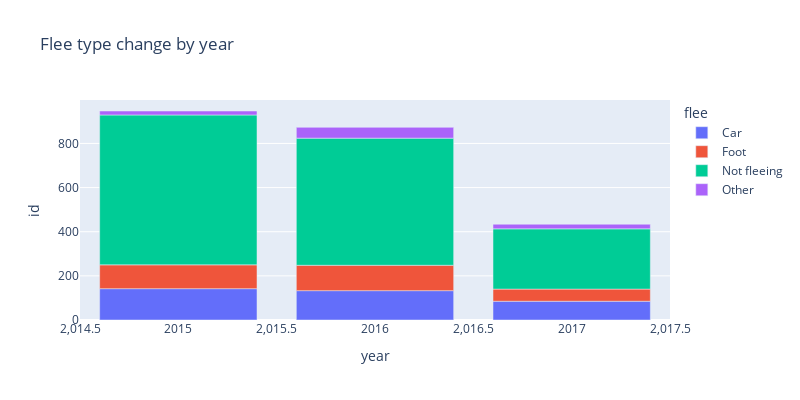

Notebook cell for this chart:
### Code cell
fig = px.bar(data_frame=temp,
             x='year',
             y='id',
             title='Flee type change by year',
             color='flee',
             width=800,
             height=400)
fig.show()

### Figure 1 — Plotly figure (JSON) as saved in the notebook; plotly's stock layout.template omitted (floating-point values rounded to 4 significant figures)
{"data": [{"alignmentgroup": "True", "hovertemplate": "flee=Car<br>year=%{x}<br>id=%{y}<extra></extra>", "legendgroup": "Car", "marker": {"color": "#636efa", "pattern": {"shape": ""}}, "name": "Car", "offsetgroup": "Car", "orientation": "v", "showlegend": true, "textposition": "auto", "type": "bar", "x": [2015, 2016, 2017], "xaxis": "x", "y": [142, 133, 85], "yaxis": "y"}, {"alignmentgroup": "True", "hovertemplate": "flee=Foot<br>year=%{x}<br>id=%{y}<extra></extra>", "legendgroup": "Foot", "marker": {"color": "#EF553B", "pattern": {"shape": ""}}, "name": "Foot", "offsetgroup": "Foot", "orientation": "v", "showlegend": true, "textposition": "auto", "type": "bar", "x": [2015, 2016, 2017], "xaxis": "x", "y": [108, 115, 55], "yaxis": "y"}, {"alignmentgroup": "True", "hovertemplate": "flee=Not fleeing<br>year=%{x}<br>id=%{y}<extra></extra>", "legendgroup": "Not fleeing", "marker": {"color": "#00cc96", "pattern": {"shape": ""}}, "name": "Not fleeing", "offsetgroup": "Not fleeing", "orientation": "v", "showlegend": true, "textposition": "auto", "type": "bar", "x": [2015, 2016, 2017], "xaxis": "x", "y": [679, 576, 273], "yaxis": "y"}, {"alignmentgroup": "True", "hovertemplate": "flee=Other<br>year=%{x}<br>id=%{y}<extra></extra>", "legendgroup": "Other", "marker": {"color": "#ab63fa", "pattern": {"shape": ""}}, "name": "Other", "offsetgroup": "Other", "orientation": "v", "showlegend": true, "textposition": "auto", "type": "bar", "x": [2015, 2016, 2017], "xaxis": "x", "y": [18, 49, 21], "yaxis": "y"}], "layout": {"barmode": "relative", "height": 400, "legend": {"title": {"text": "flee"}, "tracegroupgap": 0}, "title": {"text": "Flee type change by year"}, "width": 800, "xaxis": {"anchor": "y", "domain": [0, 1], "title": {"text": "year"}}, "yaxis": {"anchor": "x", "domain": [0, 1], "title": {"text": "id"}}}}
